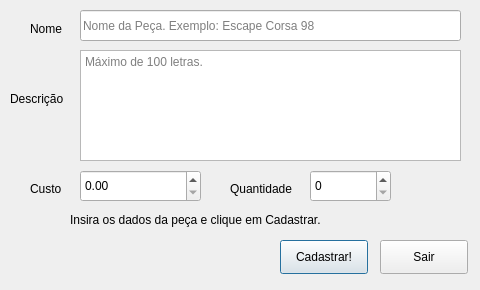
<?xml version="1.0" encoding="UTF-8"?>
<ui version="4.0">
 <class>addpart</class>
 <widget class="QDialog" name="addpart">
  <property name="geometry">
   <rect>
    <x>0</x>
    <y>0</y>
    <width>480</width>
    <height>290</height>
   </rect>
  </property>
  <property name="minimumSize">
   <size>
    <width>480</width>
    <height>290</height>
   </size>
  </property>
  <property name="maximumSize">
   <size>
    <width>480</width>
    <height>290</height>
   </size>
  </property>
  <property name="sizeIncrement">
   <size>
    <width>591</width>
    <height>310</height>
   </size>
  </property>
  <property name="windowTitle">
   <string>Cadastro de Peça</string>
  </property>
  <widget class="QPushButton" name="btn_Cadastrar">
   <property name="geometry">
    <rect>
     <x>280</x>
     <y>240</y>
     <width>88</width>
     <height>34</height>
    </rect>
   </property>
   <property name="text">
    <string>Cadastrar!</string>
   </property>
  </widget>
  <widget class="QLabel" name="lbl_Emoticon">
   <property name="geometry">
    <rect>
     <x>30</x>
     <y>230</y>
     <width>71</width>
     <height>51</height>
    </rect>
   </property>
   <property name="text">
    <string/>
   </property>
  </widget>
  <widget class="QLabel" name="lbl_NomeDaPeca">
   <property name="geometry">
    <rect>
     <x>30</x>
     <y>20</y>
     <width>41</width>
     <height>18</height>
    </rect>
   </property>
   <property name="text">
    <string>Nome</string>
   </property>
  </widget>
  <widget class="QLabel" name="lbl_Feedback">
   <property name="geometry">
    <rect>
     <x>70</x>
     <y>210</y>
     <width>371</width>
     <height>20</height>
    </rect>
   </property>
   <property name="text">
    <string>Insira os dados da peça e clique em Cadastrar.</string>
   </property>
  </widget>
  <widget class="QLabel" name="lbl_Cidade">
   <property name="geometry">
    <rect>
     <x>30</x>
     <y>180</y>
     <width>41</width>
     <height>18</height>
    </rect>
   </property>
   <property name="text">
    <string>Custo</string>
   </property>
  </widget>
  <widget class="QLabel" name="lbl_Descricao">
   <property name="geometry">
    <rect>
     <x>10</x>
     <y>90</y>
     <width>71</width>
     <height>18</height>
    </rect>
   </property>
   <property name="text">
    <string>Descrição</string>
   </property>
  </widget>
  <widget class="QLabel" name="lbl_Quantidade">
   <property name="geometry">
    <rect>
     <x>230</x>
     <y>180</y>
     <width>71</width>
     <height>18</height>
    </rect>
   </property>
   <property name="text">
    <string>Quantidade</string>
   </property>
  </widget>
  <widget class="QLineEdit" name="line_Nome">
   <property name="geometry">
    <rect>
     <x>80</x>
     <y>10</y>
     <width>381</width>
     <height>31</height>
    </rect>
   </property>
   <property name="text">
    <string/>
   </property>
   <property name="maxLength">
    <number>50</number>
   </property>
   <property name="placeholderText">
    <string>Nome da Peça. Exemplo: Escape Corsa 98</string>
   </property>
  </widget>
  <widget class="QPushButton" name="btn_Sair">
   <property name="geometry">
    <rect>
     <x>380</x>
     <y>240</y>
     <width>88</width>
     <height>34</height>
    </rect>
   </property>
   <property name="text">
    <string>Sair</string>
   </property>
  </widget>
  <widget class="QSpinBox" name="spin_Quantidade">
   <property name="geometry">
    <rect>
     <x>310</x>
     <y>170</y>
     <width>81</width>
     <height>32</height>
    </rect>
   </property>
  </widget>
  <widget class="QDoubleSpinBox" name="doubleSpinCusto">
   <property name="geometry">
    <rect>
     <x>80</x>
     <y>170</y>
     <width>121</width>
     <height>32</height>
    </rect>
   </property>
   <property name="singleStep">
    <double>5.000000000000000</double>
   </property>
  </widget>
  <widget class="QPlainTextEdit" name="txt_PartDescription">
   <property name="geometry">
    <rect>
     <x>80</x>
     <y>50</y>
     <width>381</width>
     <height>111</height>
    </rect>
   </property>
   <property name="tabChangesFocus">
    <bool>true</bool>
   </property>
   <property name="placeholderText">
    <string>Máximo de 100 letras.</string>
   </property>
  </widget>
 </widget>
 <tabstops>
  <tabstop>line_Nome</tabstop>
  <tabstop>txt_PartDescription</tabstop>
  <tabstop>doubleSpinCusto</tabstop>
  <tabstop>spin_Quantidade</tabstop>
  <tabstop>btn_Cadastrar</tabstop>
  <tabstop>btn_Sair</tabstop>
 </tabstops>
 <resources/>
 <connections/>
</ui>
